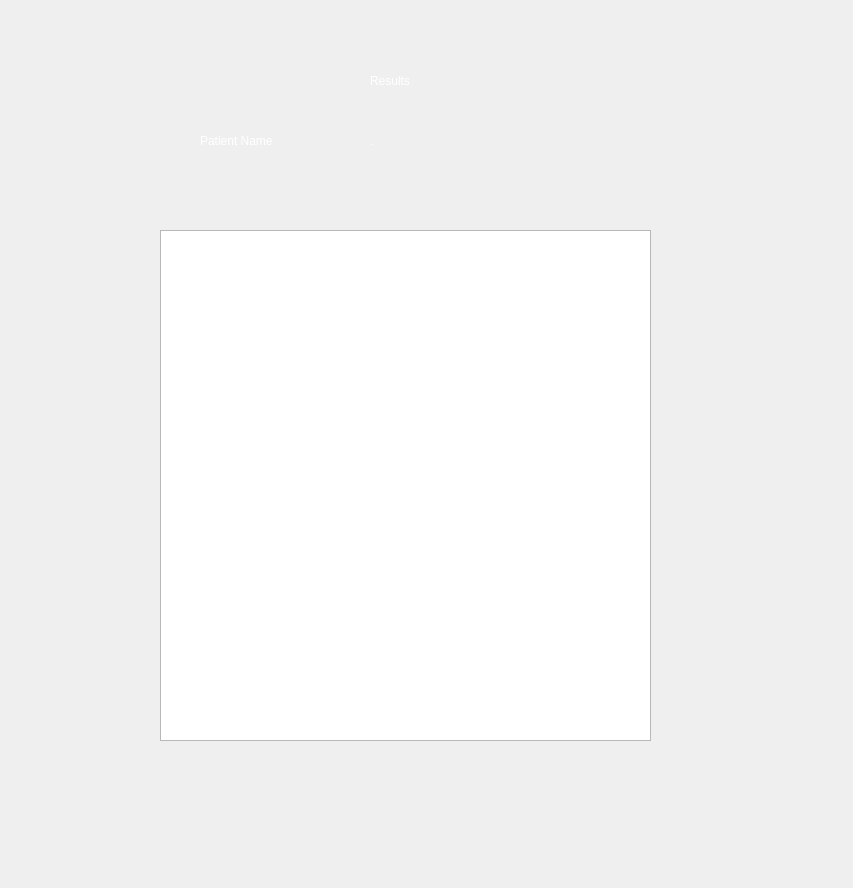
<?xml version="1.0" encoding="UTF-8"?>
<ui version="4.0">
    <class>Dialog</class>
    <widget class="QDialog" name="Dialog">
        <property name="geometry">
            <rect>
                <x>0</x>
                <y>0</y>
                <width>853</width>
                <height>888</height>
            </rect>
        </property>
        <property name="windowTitle">
            <string>Dialog</string>
        </property>
        <property name="styleSheet">
            <string notr="true">QDialog#Dialog{
                background-color:qlineargradient(spread:pad, x1:0.512, y1:0, x2:0.546, y2:1, stop:0 rgba(21, 35, 225,
                255), stop:1 rgba(255, 255, 255, 255));}
            </string>
        </property>
        <widget class="QLabel" name="label">
            <property name="geometry">
                <rect>
                    <x>370</x>
                    <y>50</y>
                    <width>121</width>
                    <height>61</height>
                </rect>
            </property>
            <property name="styleSheet">
                <string notr="true">font: 75 26pt &quot;MS Shell Dlg 2&quot;;color:rgb(255, 255, 255);</string>
            </property>
            <property name="text">
                <string>Results</string>
            </property>
        </widget>
        <widget class="QTableView" name="tableView">
            <property name="geometry">
                <rect>
                    <x>160</x>
                    <y>230</y>
                    <width>491</width>
                    <height>511</height>
                </rect>
            </property>
        </widget>
        <widget class="QLabel" name="label_3">
            <property name="geometry">
                <rect>
                    <x>200</x>
                    <y>130</y>
                    <width>121</width>
                    <height>21</height>
                </rect>
            </property>
            <property name="styleSheet">
                <string notr="true">color:rgb(255, 255, 255);
                    font: 14pt &quot;MS Shell Dlg 2&quot;;
                </string>
            </property>
            <property name="text">
                <string>Patient Name</string>
            </property>
        </widget>
        <widget class="QLabel" name="label_4">
            <property name="geometry">
                <rect>
                    <x>370</x>
                    <y>130</y>
                    <width>201</width>
                    <height>21</height>
                </rect>
            </property>
            <property name="styleSheet">
                <string notr="true">color:rgb(255, 255, 255);
                    font: 10pt &quot;MS Shell Dlg 2&quot;;
                </string>
            </property>
            <property name="text">
                <string>.</string>
            </property>
        </widget>
    </widget>
    <resources/>
    <connections/>
</ui>
